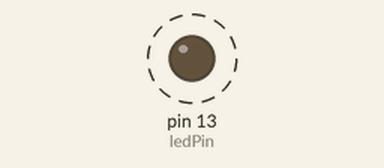
This sketch was run on a simulated Arduino Uno, built with avr-gcc and run on an emulated ATmega328P. Shown: output pins drawn as LEDs (lit = HIGH). Dashed ring = blinking. What the sketch prints to the serial monitor is not drawn.

Above: at 0.5 s.
Timing chart, 0 to 3.0 s (numbered marks = the images above):
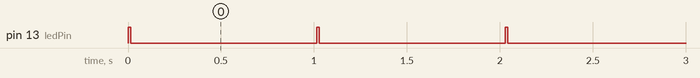

The sketch:

TeensyXBeeTx.ino
```cpp
//Aidan Jenkins
//April 20, 2017

//Sample code for transmitting a broadcast message on XBee
//radios in AT (transparent) mode

//#include <XBee.h>
#include <SoftwareSerial.h>

boolean serialDebug = true;

int sstx = 10; //tx2=10;
int ssrx = 9; //rx2=9
const int ledPin=13; //LED as status light
SoftwareSerial ss(ssrx, sstx); //serial comms for xbee and teensy

void setup() {
  // put your setup code here, to run once:
  ss.begin(9600);
  Serial.begin(9600);
  pinMode(ledPin, OUTPUT);
}

//initialize position floats
float xpos = 1.59;
float ypos = 2.82;
void loop() {
  // put your main code here, to run repeatedly:

  //ss.write(j);
  digitalWrite(ledPin, HIGH);//begin serial
  ss.print(xpos);
  ss.print(", ");
  ss.println(ypos);


  if (serialDebug) {
    Serial.print("Tx: ");
    Serial.print(xpos);
    Serial.print(", ");
    Serial.println(ypos);
  }
digitalWrite(ledPin, LOW); //end serial

  //update position floats
  xpos = xpos + 1;
  ypos = ypos + 1;
 delay(1000);
}
```

Measured:
- by itself, pin 13 (ledPin): alternates HIGH for 0.02 s and LOW for 1.0 s
